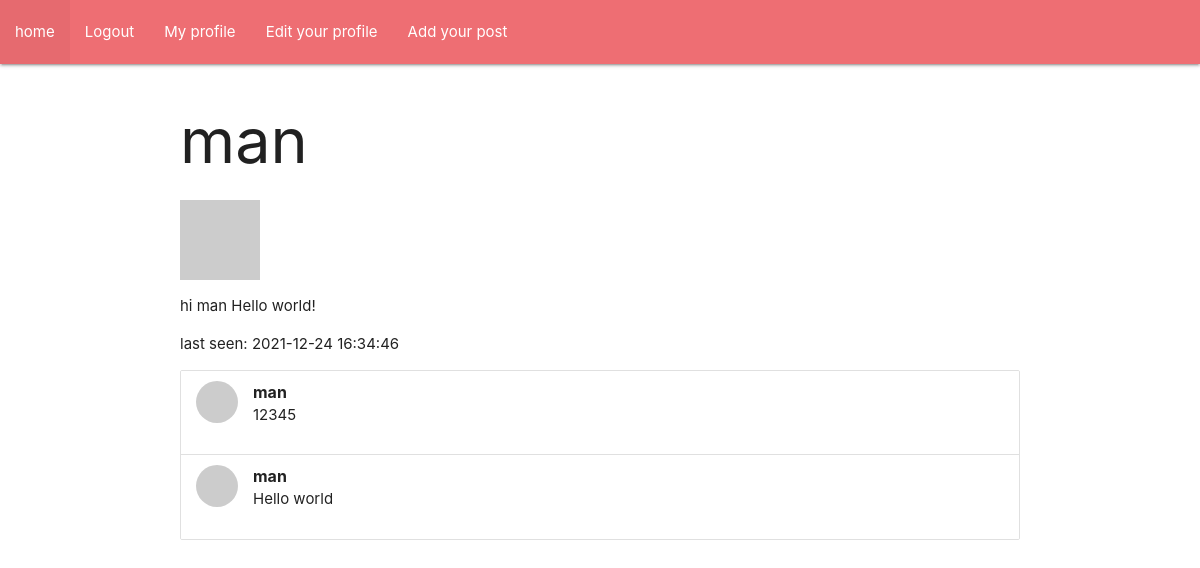
Screenshot of /user/man (signed in) with the database file from the repository.
### app/models.py (models this page shows, shortened)
class User(db.Model, UserMixin):
    id = db.Column(db.Integer, primary_key=True)
    username = db.Column(db.String(64), unique = True) # индекс
    email = db.Column(db.String(120), unique = True)
    password_hash = db.Column(db.String(120))
    about_me = db.Column(db.String(140))
    last_seen = db.Column(db.DateTime, default=datetime.utcnow())
    posts = db.relationship('Post', backref='author', lazy='dynamic')
    def get_avatar(self, size):
        hashed_email = md5(self.email.lower().encode('utf-8')).hexdigest()
        return f'https://gravatar.com/avatar/{hashed_email}?d=identicon&s={size}'

class Post(db.Model):
    id = db.Column(db.Integer, primary_key=True)
    user_id = db.Column(db.Integer, db.ForeignKey('user.id'))
    text = db.Column(db.String(120))
    timestamp = db.Column(db.DateTime)

### app/routes.py (the view)
@app.route('/user/<requested_username>')
@login_required
def user(requested_username):
    user_from_db = User.query.filter_by(username=requested_username).first_or_404()
    users_posts = Post.query.filter_by(author=user_from_db)
    print(requested_username)
    return render_template('user.html', user=user_from_db, posts=users_posts)

### app/models.py (called while the page is built)
@login.user_loader # функция-загрузчик пользователей для flask-login
def load_user(id):
    return User.query.get(int(id))

### app/routes.py (called while the page is built)
@app.before_request
def before_request():
    if current_user.is_authenticated:
        current_user.last_seen = datetime.utcnow().replace(microsecond=0)
        db.session.commit()

### app/templates/user.html (shortened to what this page needs)
{% extends 'base.html' %}
{% block content %}
<div class = 'container'>
<h1>{{ user.username }}</h1><img src="{{ user.get_avatar(128) }}" alt="">
{% if user.about_me %}
<p>{{ user.about_me }}</p>
{% else %}
<p>No info</p>
{% endif %}
{% if user.last_seen %}
<p>last seen: {{ user.last_seen }}</p>
{% endif %}
<ul class="collection">
    {% for post in posts %}
    <li class="collection-item avatar">
        <img class="circle" src="{{ post.author.get_avatar(32) }}" alt="">
        <span class="title"><b>{{ post.author.username}}</b></span>
        <p>{{post.text}}</p>
    </li>
    {% endfor %}
</ul>
</div>
{% endblock %}

### rows the page displays
User: username "man", about_me "hi man Hello world!", last_seen "2021-12-24 16:34:46"
Post: author.username "man", text "12345"
Post: author.username "man", text "Hello world"
